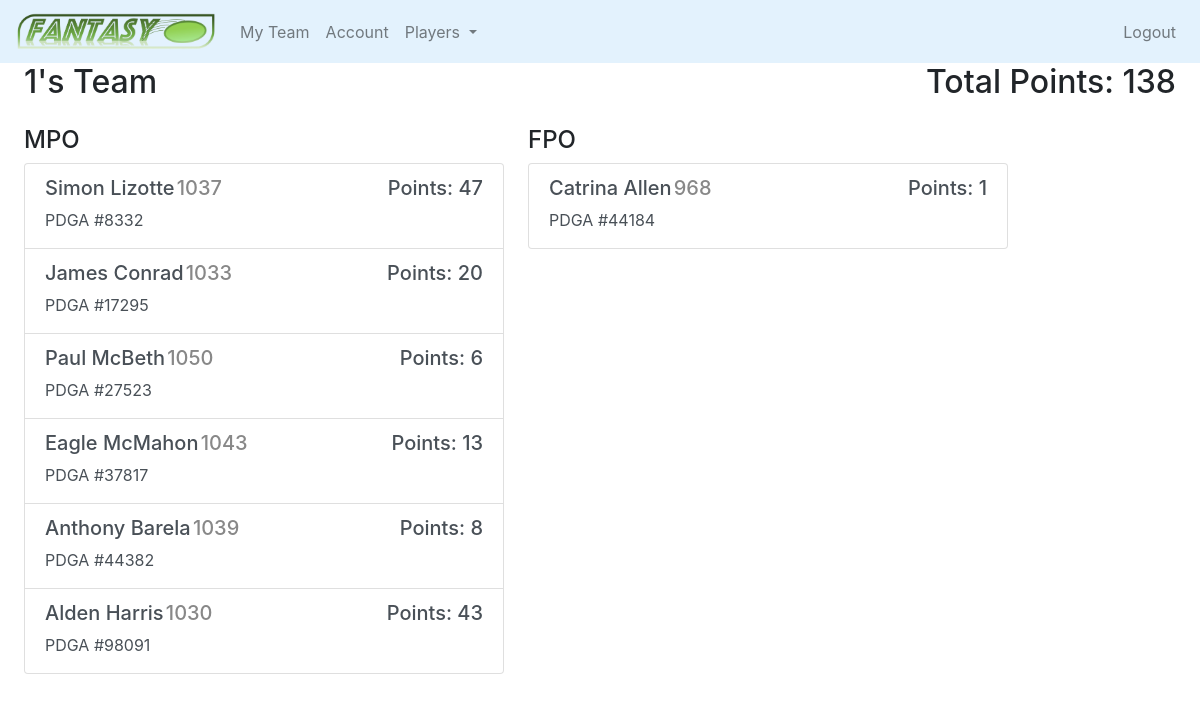
Page /myTeam (signed in) on the committed database.
### fantasy.py (models this page shows, shortened)
class TourPlayer(db.Model):
    player_name = db.Column(db.String(32), nullable=False)
    pdga_number = db.Column(db.Integer, primary_key=True)
    tour_number = db.Column(db.Integer, nullable=False)
    points = db.Column(db.Integer, nullable=False)
    rating = db.Column(db.Integer, nullable=False)
    division = db.Column(db.String(8), nullable=False)

### fantasy.py (the view)
@app.route("/myTeam")
def myTeam():
    totalPoints = 0
    login = "Login"
    if 'user' in session:
        login = "Logout"
        owned = []
        userOwns = Owns.query.filter_by(user_id=session['id'])
        for obj in userOwns:
            owned.append(obj.pdga_number)
        mpoPlayers = []
        fpoPlayers = []
        for num in owned:
            parr = []
            player = TourPlayer.query.filter_by(pdga_number=num).first()
            if player == None:
                continue
            totalPoints += player.points
            parr.append(player.player_name)
            parr.append(player.points)
            parr.append(player.pdga_number)
            parr.append(player.rating)
            if player.division == "MPO":
                mpoPlayers.append(parr)
            elif player.division == "FPO":
                fpoPlayers.append(parr)
        return render_template("myTeam.html", username=session['id'], login=login, mpoPlayers=mpoPlayers, fpoPlayers=fpoPlayers, total=totalPoints)
    else:
        return redirect(url_for("login"))

### templates/myTeam.html (shortened to what this page needs)
{% extends "base.html" %}
{% block login %}{{ login }}{% endblock %}
{% block content %}
<h2 style="margin: 0 0 0 2%; float: left;">{{ username }}'s Team</h2>
<h2 style="margin: 0 2% 0 0; text-align: right;">Total Points: {{ total }}</h2>
<div style="margin: 2% 0 0 2%; float: left; width: 40%;">
    <h4>MPO</h4>
    <div class="list-group">
        {% for player in mpoPlayers %}
        <a href="#" class="list-group-item list-group-item-action" aria-current="true">
        <h5 class="mb-1" style="float: left; padding-right: 0.5%;">{{ player[0] }}</h5>
        <h5 style="float:left; color: #888888;">{{ player[3] }}</h5>
        <h5 style="text-align: right;">Points: {{ player[1] }}</h5>
        <p class="mb-1">PDGA #{{ player[2] }}</p>
        </a>
        {% endfor %}
    </div>
</div>
<div style="margin: 2% 0 0 44%; width: 40%;">
    <h4>FPO</h4>
    <div class="list-group">
        {% for player in fpoPlayers %}
        <a href="#" class="list-group-item list-group-item-action" aria-current="true">
        <h5 class="mb-1" style="float: left; padding-right: 0.5%;">{{ player[0] }}</h5>
        <h5 style="float:left; color: #888888;">{{ player[3] }}</h5>
        <h5 style="text-align: right;">Points: {{ player[1] }}</h5>
        <p class="mb-1">PDGA #{{ player[2] }}</p>
        </a>
        {% endfor %}
    </div>
</div>
{% endblock %}

### templates/base.html (shortened to what this page needs)
<!DOCTYPE html>
<html>
    <head>
        <link rel="stylesheet" href="https://cdn.jsdelivr.net/npm/bootstrap@4.3.1/dist/css/bootstrap.min.css">
    </head>
    <body>
        <nav class="navbar navbar-expand-lg navbar-light" style="background-color: #e3f2fd;">
            <a class="navbar-brand" href="../">
              <img src="../static/FantasyDGLogo-removebg-preview.png" width="200px">
            </a>
            <div class="collapse navbar-collapse" id="navbarSupportedContent">
              <ul class="navbar-nav mr-auto">
                <li class="nav-item">
                  <a class="nav-link" href="myTeam">My Team <span class="sr-only">(current)</span></a>
                </li>
                <li class="nav-item">
                  <a class="nav-link" href="account">Account</a>
                </li>
                <li class="nav-item dropdown">
                  <a class="nav-link dropdown-toggle" id="navbarDropdown" role="button" data-toggle="dropdown" aria-haspopup="true" aria-expanded="false">
                    Players
                  </a>
                </li>
              </ul>
              <ul class="navbar-nav ml-auto">
                <li class="nav-item">
                  <a class="nav-link ml-auto" href="login">{% block login %}{% endblock %}</a>
                </li>
              </ul>
            </div>
          </nav>
        {% block content %}{% endblock %}
    </body>
</html>

### rows in the picture
TourPlayer: player_name "Simon Lizotte", rating "1037", points "47", pdga_number "8332"
TourPlayer: player_name "James Conrad", rating "1033", points "20", pdga_number "17295"
TourPlayer: player_name "Paul McBeth", rating "1050", points "6", pdga_number "27523"
TourPlayer: player_name "Eagle McMahon", rating "1043", points "13", pdga_number "37817"
TourPlayer: player_name "Anthony Barela", rating "1039", points "8", pdga_number "44382"
TourPlayer: player_name "Alden Harris", rating "1030", points "43", pdga_number "98091"
TourPlayer: player_name "Catrina Allen", rating "968", player "1", pdga_number "44184"

### other values in the picture
{{ login }} "Logout"
{{ username }} "1"
{{ total }} "138"
